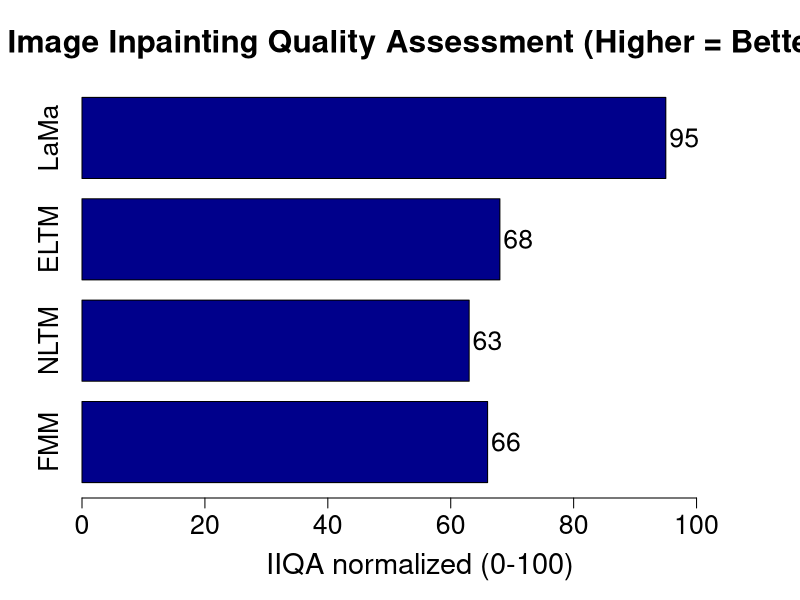

This figure's R source:
png(filename = "UniformQuality.png", 
    width = 2000, 
    height = 1400,
    res = 225)

x <- c("FMM", "NLTM", "ELTM", "LaMa")
y <- c(66, 63, 68, 95)

bp <- barplot(y, 
              names.arg = x, 
              horiz = TRUE, 
              col = "darkblue", 
              xlab = "IIQA normalized (0-100)", 
              main = "Image Inpainting Quality Assessment (Higher = Better)", 
              xlim = c(0, 110),
              cex.axis = 1.6,
              cex.names = 1.6,
              cex.lab = 1.74,
              cex.main = 1.9,
              space = 0.25)

text(x = y + 3,   
     y = bp,    
     labels = y,
     cex = 1.6)

dev.off()
